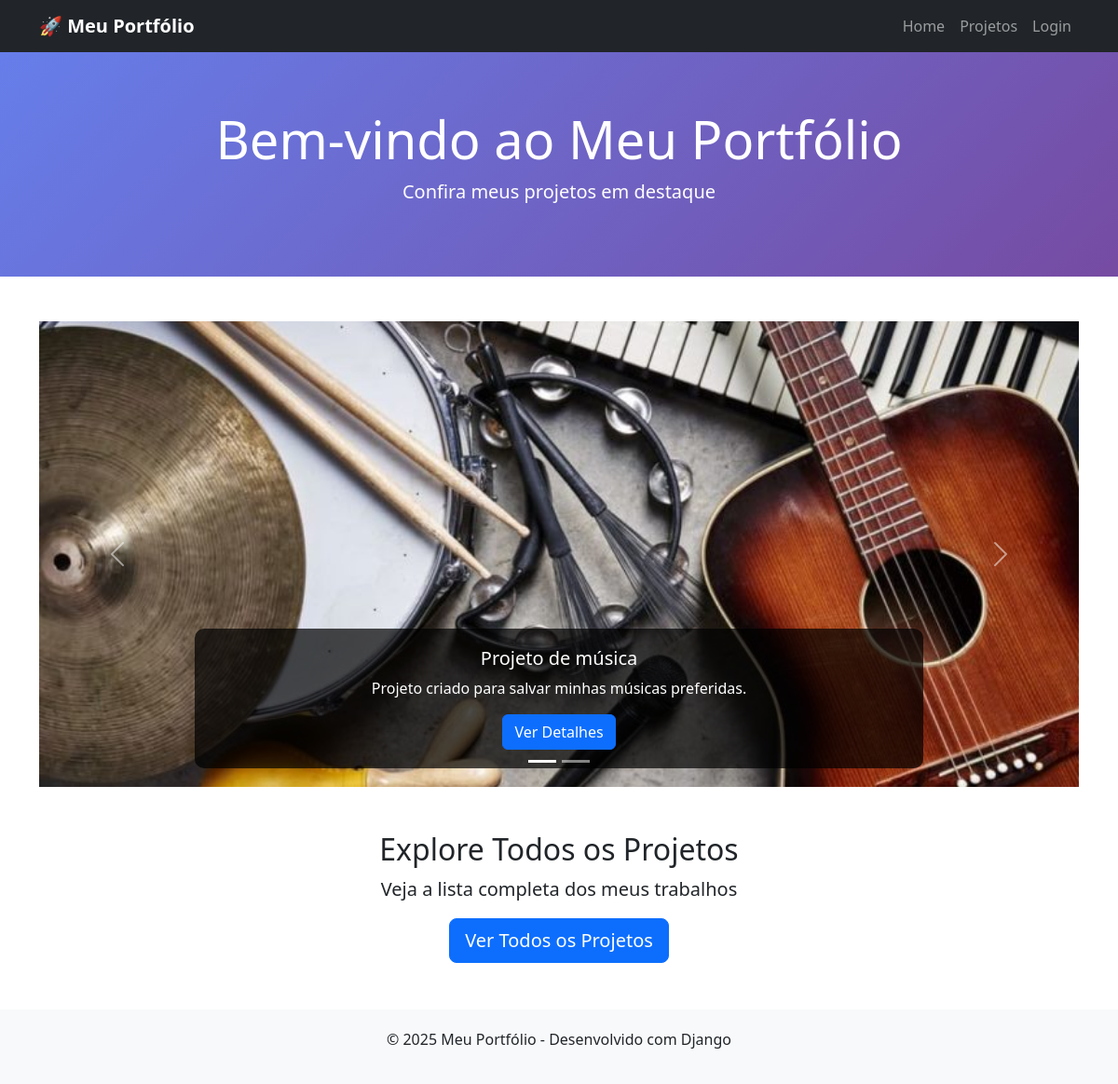
The page / on the database its author committed.
### projetos/models.py (models this page shows, shortened)
class Projeto(models.Model):
    titulo = models.CharField(max_length=200)
    descricao = models.TextField()
    categoria = models.ForeignKey(Categoria, on_delete=models.CASCADE, related_name='projetos')
    imagem = models.ImageField(upload_to='projetos/', blank=True, null=True)
    url_projeto = models.URLField(blank=True, null=True)
    destaque = models.BooleanField(default=False, help_text="Aparecerá no slider da home")
    data_criacao = models.DateField(auto_now_add=True)
    ativo = models.BooleanField(default=True)
    class Meta:
        ordering = ['-data_criacao']
        verbose_name_plural = "Projetos"

### projetos/views.py (the view)
# urls.py: 2. Add a URL to urlpatterns:  path('', views.home, name='home')
def home(request):
    projetos_destaque = Projeto.objects.filter(destaque=True,ativo=True)[:3]
    return render(request, 'projetos/home.html', {
        'projetos_destaque':projetos_destaque
    })

### projetos/templates/projetos/home.html (shortened to what this page needs)
{% extends 'projetos/base.html' %}
{% block content %}
<section class="hero-section">
    <div class="container">
        <h1 class="display-4">Bem-vindo ao Meu Portfólio</h1>
        <p class="lead">Confira meus projetos em destaque</p>
    </div>
</section>
<div class="container mt-5">
    {% if projetos_destaque %}
    <div id="carouselProjetos" class="carousel slide" data-bs-ride="carousel">
        <div class="carousel-indicators">
            {% for projeto in projetos_destaque %}
            <button type="button" data-bs-target="#carouselProjetos" data-bs-slide-to="{{ forloop.counter0 }}"
                    {% if forloop.first %}class="active"{% endif %}></button>
            {% endfor %}
        </div>
        <div class="carousel-inner">
            {% for projeto in projetos_destaque %}
            <div class="carousel-item {% if forloop.first %}active{% endif %}">
                {% if projeto.imagem %}
                    <img src="{{ projeto.imagem.url }}" class="d-block w-100" alt="{{ projeto.titulo }}">
                {% else %}
                    <img src="https://via.placeholder.com/1200x500?text={{ projeto.titulo }}" class="d-block w-100" alt="{{ projeto.titulo }}">
                {% endif %}
                <div class="carousel-caption d-none d-md-block">
                    <h5>{{ projeto.titulo }}</h5>
                    <p>{{ projeto.descricao|truncatewords:20 }}</p>
                    <a href="{% url 'projetos:detalhes_projeto' projeto.id %}" class="btn btn-primary">Ver Detalhes</a>
                </div>
            </div>
            {% endfor %}
        </div>
        <button class="carousel-control-prev" type="button" data-bs-target="#carouselProjetos" data-bs-slide="prev">
            <span class="carousel-control-prev-icon"></span>
        </button>
        <button class="carousel-control-next" type="button" data-bs-target="#carouselProjetos" data-bs-slide="next">
            <span class="carousel-control-next-icon"></span>
        </button>
    </div>
    {% else %}
    <div class="alert alert-info text-center">
        <h4>Nenhum projeto em destaque no momento</h4>
        <p>Volte em breve para ver novidades!</p>
    </div>
    {% endif %}
</div>
<div class="container my-5 text-center">
    <h2>Explore Todos os Projetos</h2>
    <p class="lead">Veja a lista completa dos meus trabalhos</p>
    <a href="{% url 'projetos:lista_projetos' %}" class="btn btn-lg btn-primary">Ver Todos os Projetos</a>
</div>
{% endblock %}

### projetos/templates/projetos/base.html (style rules this page uses)
body { font-family: 'Segoe UI', Tahoma, Geneva, Verdana, sans-serif; }

### projetos/templates/projetos/home.html (style rules this page uses)
.carousel-item img { height: 500px; object-fit: cover; }
.carousel-caption { background-color: rgba(0, 0, 0, 0.7); padding: 20px; border-radius: 10px; }
.hero-section { padding: 60px 0; background: linear-gradient(135deg, #667eea 0%, #764ba2 100%); color: white; text-align: center; }

### rows shown on the page
Projeto: imagem (picture), titulo "Projeto de música", descricao "Projeto criado para salvar minhas músicas preferidas."
